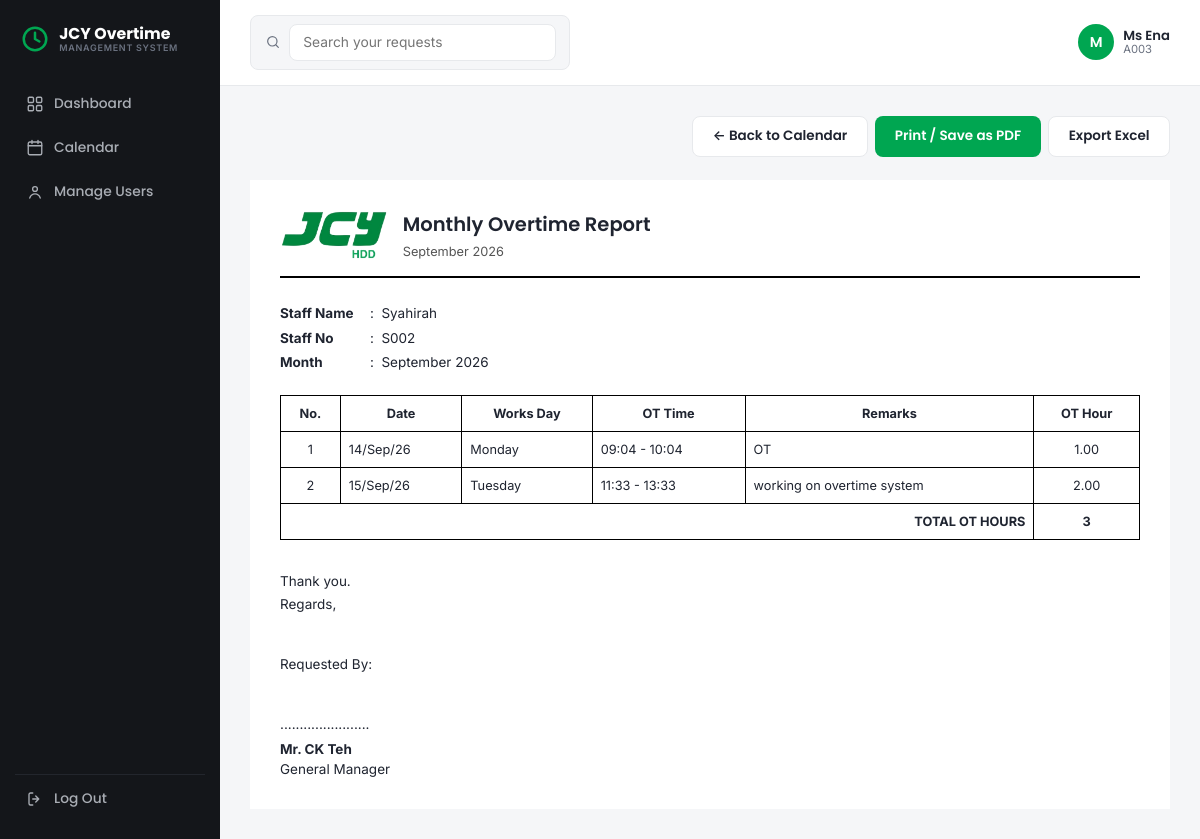
The page /monthly_report.php?staff_id=6 (signed in) on the database its author committed.
### tables this page shows
CREATE TABLE `users` (
  `id` int(10) UNSIGNED NOT NULL,
  `staff_no` varchar(20) NOT NULL,
  `name` varchar(100) NOT NULL,
  `department` varchar(100) DEFAULT NULL,
  `email` varchar(150) NOT NULL,
  `password_hash` varchar(255) NOT NULL,
  `role` enum('staff','approver','admin') NOT NULL,
  `approval_stage` tinyint(3) UNSIGNED DEFAULT NULL,
  `category` enum('below_ae','ae_above') DEFAULT NULL,
  `level` enum('operator','leader','engineer') DEFAULT NULL,
  `level_token` varchar(64) DEFAULT NULL,
  `level_set_at` timestamp NULL DEFAULT NULL,
  `is_active` tinyint(1) NOT NULL DEFAULT 1,
  `created_at` timestamp NOT NULL DEFAULT current_timestamp()
);

CREATE TABLE `ot_requests` (
  `id` int(10) UNSIGNED NOT NULL,
  `staff_id` int(10) UNSIGNED NOT NULL,
  `ot_date` date NOT NULL,
  `start_time` time NOT NULL,
  `end_time` time NOT NULL,
  `total_hours` decimal(5,2) NOT NULL,
  `reason` text NOT NULL,
  `status` enum('pending_stage1','pending_stage2','approved','rejected','cancelled') NOT NULL DEFAULT 'pending_stage1',
  `created_at` timestamp NOT NULL DEFAULT current_timestamp(),
  `updated_at` timestamp NOT NULL DEFAULT current_timestamp() ON UPDATE current_timestamp()
);

### includes/auth.php (called while the page is built, shortened)
<?php
function current_user_id(): ?int
{
    return isset($_SESSION['user_id']) ? (int)$_SESSION['user_id'] : null;
}
function current_role(): ?string
{
    return $_SESSION['role'] ?? null;
}

### includes/functions.php (called while the page is built, shortened)
<?php
function h($str): string
{
    return htmlspecialchars((string)$str, ENT_QUOTES, 'UTF-8');
}

### monthly_report.php (the view, shortened to what this page needs)
<?php
require_once __DIR__ . '/config/db.php';
require_once __DIR__ . '/includes/auth.php';
require_once __DIR__ . '/includes/functions.php';
$year = isset($_GET['y']) ? (int)$_GET['y'] : (int)date('Y');
$month = isset($_GET['m']) ? (int)$_GET['m'] : (int)date('n');
if (current_role() === 'staff') {
    $staffId = current_user_id();
} else {
    $staffId = isset($_GET['staff_id']) ? (int)$_GET['staff_id'] : 0;
}
$firstOfMonth = mktime(0, 0, 0, $month, 1, $year);
$monthStart = date('Y-m-01', $firstOfMonth);
$monthEnd   = date('Y-m-t', $firstOfMonth);
$monthName = date('F Y', $firstOfMonth);
$staffStmt = $pdo->prepare(
    'SELECT id, name, staff_no
     FROM users
     WHERE id = :id
       AND role = "staff"
     LIMIT 1'
);
$staffStmt->execute([
    ':id' => $staffId
]);
$staff = $staffStmt->fetch();
$stmt = $pdo->prepare(
    'SELECT
        r.ot_date,
        r.start_time,
        r.end_time,
        r.total_hours,
        r.reason
     FROM ot_requests r
     WHERE r.staff_id = :staff_id
       AND r.status = "approved"
       AND r.ot_date BETWEEN :start AND :end
     ORDER BY r.ot_date ASC, r.start_time ASC'
);
$stmt->execute([
    ':staff_id' => $staffId,
    ':start'    => $monthStart,
    ':end'      => $monthEnd
]);
$rows = $stmt->fetchAll();
$monthlyTotal = 0;
foreach ($rows as $row) {
    $monthlyTotal += (float)$row['total_hours'];
}
$monthlyTotalDisplay = rtrim(
    rtrim(number_format($monthlyTotal, 2, '.', ''), '0'),
    '.'
);
include __DIR__ . '/includes/header.php';
?>
<div class="report-page">
  <div class="report-actions no-print">
    <a href="calendar.php?y=<?= $year ?>&m=<?= $month ?>"
       class="btn-secondary">
      ← Back to Calendar
    </a>
    <button type="button"
            class="btn-primary"
            onclick="window.print()">
      Print / Save as PDF
    </button>
    <a href="monthly_report_excel.php?y=<?= $year ?>&m=<?= $month ?>&staff_id=<?= $staffId ?>"
       class="btn-secondary">
      Export Excel
    </a>
  </div>
  <div class="monthly-report-print">
    <div class="print-header">
      <img src="assets/JCY_logo.png" alt="JCY HDD">
      <div>
        <h2>Monthly Overtime Report</h2>
        <div class="print-meta">
          <?= h($monthName) ?>
        </div>
      </div>
    </div>
    <table class="memo-fields">
      <tr>
        <td class="memo-field-label">Staff Name</td>
        <td>:</td>
        <td><?= h($staff['name']) ?></td>
      </tr>
      <tr>
        <td class="memo-field-label">Staff No</td>
        <td>:</td>
        <td><?= h($staff['staff_no']) ?></td>
      </tr>
      <tr>
        <td class="memo-field-label">Month</td>
        <td>:</td>
        <td><?= h($monthName) ?></td>
      </tr>
    </table>
    <table class="ot-summary-table">
      <thead>
        <tr>
          <th>No.</th>
          <th>Date</th>
          <th>Works Day</th>
          <th>OT Time</th>
          <th>Remarks</th>
          <th>OT Hour</th>
        </tr>
      </thead>
      <tbody>
        <?php if ($rows): ?>
          <?php foreach ($rows as $index => $row): ?>
            <tr>
              <td style="text-align:center;">
                <?= $index + 1 ?>
              </td>
              <td>
                <?= h(date('d/M/y', strtotime($row['ot_date']))) ?>
              </td>
              <td>
                <?= h(date('l', strtotime($row['ot_date']))) ?>
              </td>
              <td>
                <?= h(substr($row['start_time'], 0, 5)) ?>
                -
                <?= h(substr($row['end_time'], 0, 5)) ?>
              </td>
              <td>
                <?= nl2br(h($row['reason'])) ?>
              </td>
              <td style="text-align:center;">
                <?= h($row['total_hours']) ?>
              </td>
            </tr>
          <?php endforeach; ?>
        <?php endif; ?>
        <tr class="monthly-total-row">
          <td colspan="5" style="text-align:right;">
            <strong>TOTAL OT HOURS</strong>
          </td>
          <td style="text-align:center;">
            <strong><?= h($monthlyTotalDisplay) ?></strong>
          </td>
        </tr>
      </tbody>
    </table>
    <p class="print-closing">
      Thank you.<br>
      Regards,
    </p>
    <div class="print-final-signature">
      <div>Requested By:</div>
      <div style="margin-top: 40px;">
        .......................
      </div>
      <div class="print-sign-name">
        Mr. CK Teh
      </div>
      <div>
        General Manager
      </div>
    </div>
  </div>
</div>
<?php include __DIR__ . '/includes/footer.php'; ?>

### includes/header.php (shortened to what this page needs)
<?php
require_once __DIR__ . '/auth.php';
require_once __DIR__ . '/functions.php';
$__logged_in = (bool) current_user_id();
$__current_page = basename($_SERVER['PHP_SELF']);
?>
<!DOCTYPE html>
<html lang="en">
<head>
<link rel="stylesheet" href="css/style.css">
</head>
<body>
<?php if ($__logged_in): ?>
<div class="app-shell">
  <aside class="sidebar">
    <?php include __DIR__ . '/logo.php'; ?>
    <nav class="sidebar-nav">
      <a href="dashboard.php" class="<?= $__current_page === 'dashboard.php' ? 'active' : '' ?>">
        Dashboard
      </a>
      <a href="calendar.php" class="<?= $__current_page === 'calendar.php' ? 'active' : '' ?>">
        <svg viewBox="0 0 24 24" fill="none"><rect x="3" y="4" width="18" height="17" rx="2" stroke="currentColor" stroke-width="1.8"/><path d="M3 9h18M8 2v4M16 2v4" stroke="currentColor" stroke-width="1.8" stroke-linecap="round"/></svg>
        Calendar
      </a>
      <?php if (current_role() === 'admin'): ?>
      <a href="admin_users.php" class="<?= $__current_page === 'admin_users.php' ? 'active' : '' ?>">
        <svg viewBox="0 0 24 24" fill="none"><circle cx="12" cy="8" r="3.2" stroke="currentColor" stroke-width="1.8"/><path d="M5 20c1.2-3.6 4-5.5 7-5.5s5.8 1.9 7 5.5" stroke="currentColor" stroke-width="1.8" stroke-linecap="round"/></svg>
        Manage Users
      </a>
      <?php endif; ?>
    </nav>
    <a href="logout.php" class="sidebar-logout">
      <svg viewBox="0 0 24 24" fill="none"><path d="M9 4H6a2 2 0 0 0-2 2v12a2 2 0 0 0 2 2h3" stroke="currentColor" stroke-width="1.8" stroke-linecap="round"/><path d="M13 16l4-4-4-4M17 12H9" stroke="currentColor" stroke-width="1.8" stroke-linecap="round" stroke-linejoin="round"/></svg>
      Log Out
    </a>
  </aside>
  <div class="main">
    <div class="topbar">
      <div class="search-box">
        <svg viewBox="0 0 24 24" fill="none"><circle cx="11" cy="11" r="7" stroke="currentColor" stroke-width="1.8"/><path d="m20 20-3.5-3.5" stroke="currentColor" stroke-width="1.8" stroke-linecap="round"/></svg>
        <input type="text" id="dash-search" placeholder="Search your requests">
      </div>
      <div class="topbar-right">
        <div class="user-chip">
          <div class="avatar"><?= h(strtoupper(substr($_SESSION['name'] ?? '?', 0, 1))) ?></div>
          <div class="user-info">
            <span class="user-name"><?= h($_SESSION['name'] ?? '') ?></span>
            <span class="user-sub"><?= h($_SESSION['staff_no'] ?? '') ?></span>
          </div>
        </div>
      </div>
    </div>
    <div class="content">
<?php endif; ?>

### includes/logo.php
<div class="logo">
  <svg class="logo-icon" viewBox="0 0 24 24" fill="none" xmlns="http://www.w3.org/2000/svg">
    <circle cx="12" cy="12" r="9" stroke="currentColor" stroke-width="2"/>
    <path d="M12 7v5l3.5 2" stroke="currentColor" stroke-width="2" stroke-linecap="round" stroke-linejoin="round"/>
  </svg>
  <div class="logo-text">
    <span class="logo-title">JCY Overtime</span>
    <span class="logo-sub">MANAGEMENT SYSTEM</span>
  </div>
</div>

### includes/footer.php (shortened to what this page needs)
<?php if ($__logged_in): ?>
    </div>
  </div>
</div>
<?php else: ?>
  </div>
</div>
<?php endif; ?>
</body>
</html>

### rows shown on the page
users: name "Syahirah", staff_no "S002"
ot_requests: ot_date "14/Sep/26", ot_date "Monday", start_time "09:04", end_time "10:04", reason "OT", total_hours "1.00"
ot_requests: ot_date "15/Sep/26", ot_date "Tuesday", start_time "11:33", end_time "13:33", reason "working on overtime system", total_hours "2.00"

### other values the page prints
substr($_SESSION['name'] ?? '?', 0, 1) "M"
$_SESSION['name'] "Ms Ena"
$_SESSION['staff_no'] "A003"
$monthName "September 2026"
$monthlyTotalDisplay "3"
